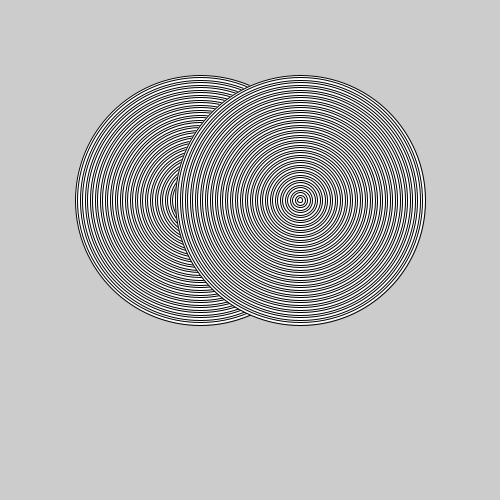
Frame 1 (no input)
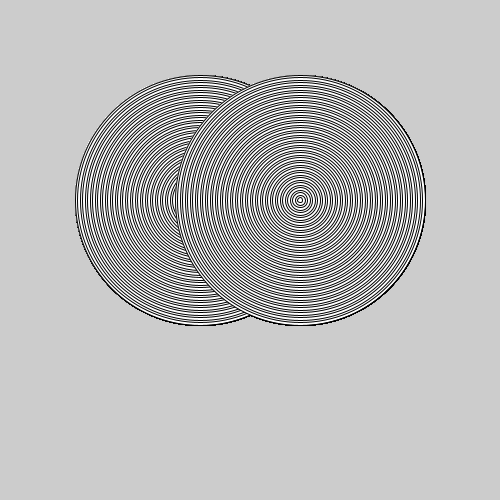
Frame 60 (the mouse pressed at the canvas centre just before this capture)
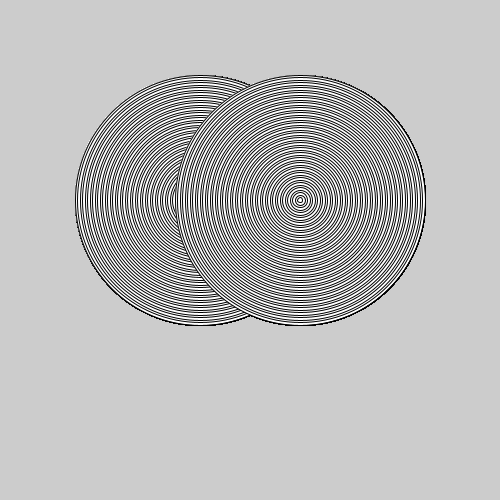
Frame 120 (the mouse held since frame 60 and released just before this capture)

The Processing sketch that drew these frames (run headless with seeded random() and noise(); from frame 60 on, the mouse is pressed at the canvas centre):

// Processing sketch: AmazingRings
// ── AmazingRings.pde
int Y=50;
 int X=60;
void setup() {
size(500, 500);
}
void draw() {

 for (int i=50;0<i;i--) {
   if  (i%2==0) {
  
  }
    ellipse(200, 200, i*5,i*5 );
 }
  

 for (int i=50;0<i;i--) {
   if  (i%2==0) {
  
  }
    ellipse(300, 200, i*5,i*5 );
 }
 }
 
